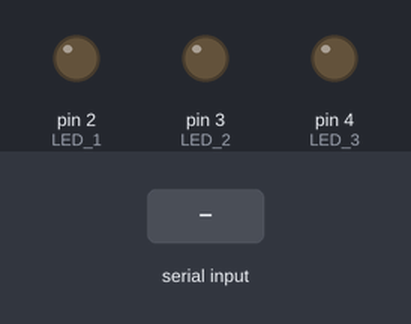
Simulated run of this sketch. Board: Arduino Uno, built with avr-gcc and run on an emulated ATmega328P. On the bench: output pins drawn as LEDs (lit = HIGH). The test bench sets the inputs (shaded band).

Above: at 1.2 s.
1.3 s: "1" received over Serial
At 1.7 s:
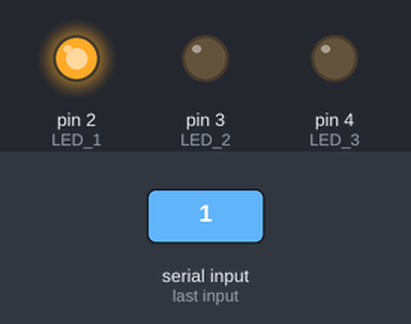
2.8 s: "2" received over Serial
At 4.0 s:
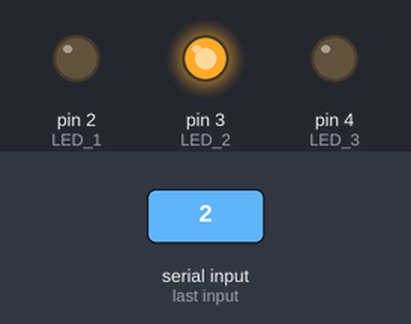
4.3 s: "3" received over Serial
At 5.2 s:
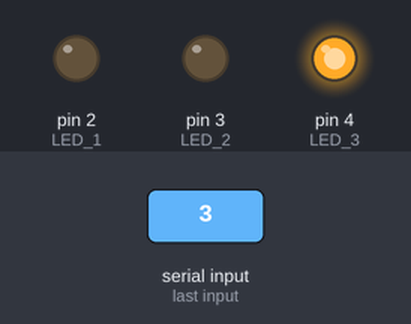
Timing chart, 0 to 7.3 s (numbered marks = the images above; inputs shaded):
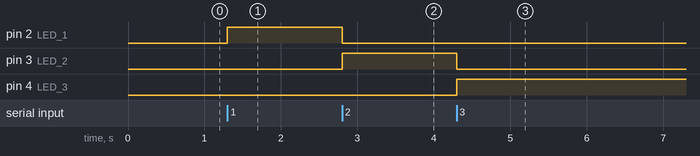

Measured:
- after the input at 1.3 s, pin 2 (LED_1): LOW → HIGH at once
- after the input at 2.8 s, pin 2 (LED_1): HIGH → LOW at once; pin 3 (LED_2): LOW → HIGH at once
- after the input at 4.3 s, pin 3 (LED_2): HIGH → LOW at once; pin 4 (LED_3): LOW → HIGH at once

The sketch:

Bluetooth_Testing.ino
```cpp
#define LED_1 2
#define LED_2 3
#define LED_3 4

void setup() {
  pinMode(LED_1, OUTPUT);
  pinMode(LED_2, OUTPUT);
  pinMode(LED_3, OUTPUT);
  digitalWrite(LED_1, LOW);
  digitalWrite(LED_2, LOW);
  digitalWrite(LED_3, LOW);
  Serial.begin(9600);
}

void loop() {
  while(Serial.available())
  {
    switch(Serial.read()){
      case '1':
      digitalWrite(LED_1, HIGH);
      digitalWrite(LED_2, LOW);
      digitalWrite(LED_3, LOW);
      break;
      case '2':
      digitalWrite(LED_1, LOW);
      digitalWrite(LED_2, HIGH);
      digitalWrite(LED_3, LOW);
      break;
      case '3':
      digitalWrite(LED_1, LOW);
      digitalWrite(LED_2, LOW);
      digitalWrite(LED_3, HIGH);
      break;
      default : break;
    }
  }
}
```
